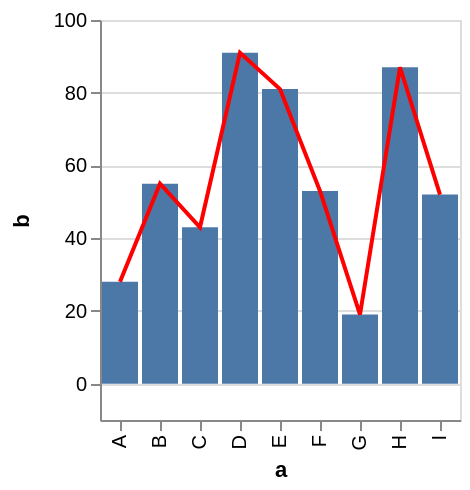

Here is the Vega-Lite specification saved for this chart:
### Vega specification from a JSON file in a GitHub repository (floating-point values rounded to 4 significant figures)
{"$schema": "https://vega.github.io/schema/vega/v4.json", "autosize": "pad", "padding": 5, "height": 200, "style": "cell", "data": [{"name": "source_0", "values": [{"a": "A", "b": 28}, {"a": "B", "b": 55}, {"a": "C", "b": 43}, {"a": "D", "b": 91}, {"a": "E", "b": 81}, {"a": "F", "b": 53}, {"a": "G", "b": 19}, {"a": "H", "b": 87}, {"a": "I", "b": 52}]}], "signals": [{"name": "x_step", "value": 20}, {"name": "width", "update": "bandspace(domain('x').length, 0.1, 0.05) * x_step"}], "marks": [{"name": "layer_0_marks", "type": "rect", "style": ["bar"], "from": {"data": "source_0"}, "encode": {"update": {"fill": [{"test": "datum[\"b\"] === null || isNaN(datum[\"b\"])", "value": null}, {"value": "#4c78a8"}], "tooltip": {"signal": "{\"a\": ''+datum[\"a\"], \"b\": format(datum[\"b\"], \"\")}"}, "x": {"scale": "x", "field": "a"}, "width": {"scale": "x", "band": true}, "y": {"scale": "y", "field": "b"}, "y2": {"scale": "y", "value": 0}}}}, {"name": "layer_1_marks", "type": "line", "style": ["line"], "sort": {"field": "datum[\"a\"]", "order": "descending"}, "from": {"data": "source_0"}, "encode": {"update": {"stroke": {"value": "red"}, "tooltip": {"signal": "{\"a\": ''+datum[\"a\"], \"b\": format(datum[\"b\"], \"\")}"}, "x": {"scale": "x", "field": "a", "band": 0.5}, "y": {"scale": "y", "field": "b"}, "defined": {"signal": "datum[\"b\"] !== null && !isNaN(datum[\"b\"])"}}}}], "scales": [{"name": "x", "type": "band", "domain": {"data": "source_0", "field": "a", "sort": true}, "range": {"step": {"signal": "x_step"}}, "paddingInner": 0.1, "paddingOuter": 0.05}, {"name": "y", "type": "linear", "domain": {"data": "source_0", "field": "b"}, "range": [{"signal": "height"}, 0], "nice": true, "zero": true, "padding": 5}], "axes": [{"scale": "x", "orient": "bottom", "grid": false, "title": "a", "labelAlign": "right", "labelAngle": 270, "labelBaseline": "middle", "labelOverlap": true, "zindex": 1}, {"scale": "y", "orient": "left", "grid": false, "title": "b", "labelOverlap": true, "tickCount": {"signal": "ceil(height/40)"}, "zindex": 1}, {"scale": "y", "orient": "left", "gridScale": "x", "grid": true, "tickCount": {"signal": "ceil(height/40)"}, "domain": false, "labels": false, "maxExtent": 0, "minExtent": 0, "ticks": false, "zindex": 0}], "config": {"axisY": {"minExtent": 30}}}
